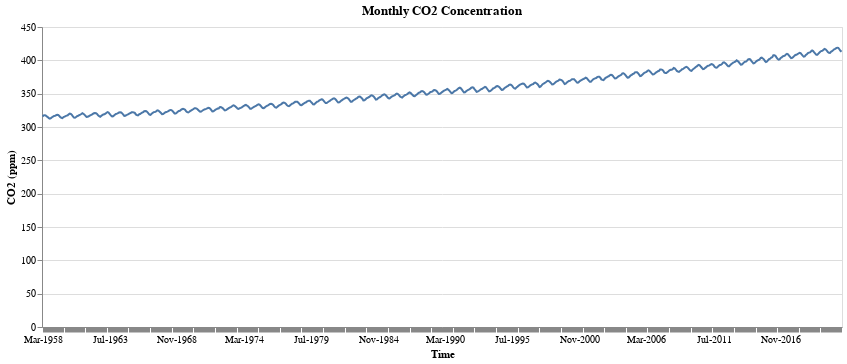

The cell this chart's notebook holds for it:
### Code cell
alt.Chart(df[df["CO2_filled"] != -99.99]).mark_line().encode(
    x = alt.X("Time:O", timeUnit="yearmonth", axis=alt.Axis(format="%b-%Y"), title = "Time"),
    y = alt.Y('CO2_filled', title='CO2 (ppm)'),
    tooltip = ["CO2_filled","Month","Year"]
).properties(
    title="Monthly CO2 Concentration",
    width=800,
    height=300
).interactive()

#kurg change hover label, tambahin garis hover

### Figure 1 — Vega-Lite specification as saved in the notebook (floating-point values rounded to 4 significant figures; data arrays with more than 128 entries replaced by an {"elided": "..."} marker saying what was removed)
{"config": {"view": {"continuousWidth": 400, "continuousHeight": 300}}, "data": {"name": "data-912278880e903c8f5c986fcde5147026"}, "mark": "line", "encoding": {"tooltip": [{"field": "CO2_filled", "type": "quantitative"}, {"field": "Month", "type": "nominal"}, {"field": "Year", "type": "nominal"}], "x": {"axis": {"format": "%b-%Y"}, "field": "Time", "timeUnit": "yearmonth", "title": "Time", "type": "ordinal"}, "y": {"field": "CO2_filled", "title": "CO2 (ppm)", "type": "quantitative"}}, "height": 300, "selection": {"selector001": {"type": "interval", "bind": "scales", "encodings": ["x", "y"]}}, "title": "Monthly CO2 Concentration", "width": 800, "$schema": "https://vega.github.io/schema/vega-lite/v4.17.0.json", "datasets": {"data-912278880e903c8f5c986fcde5147026": {"elided": "763 records"}}}
